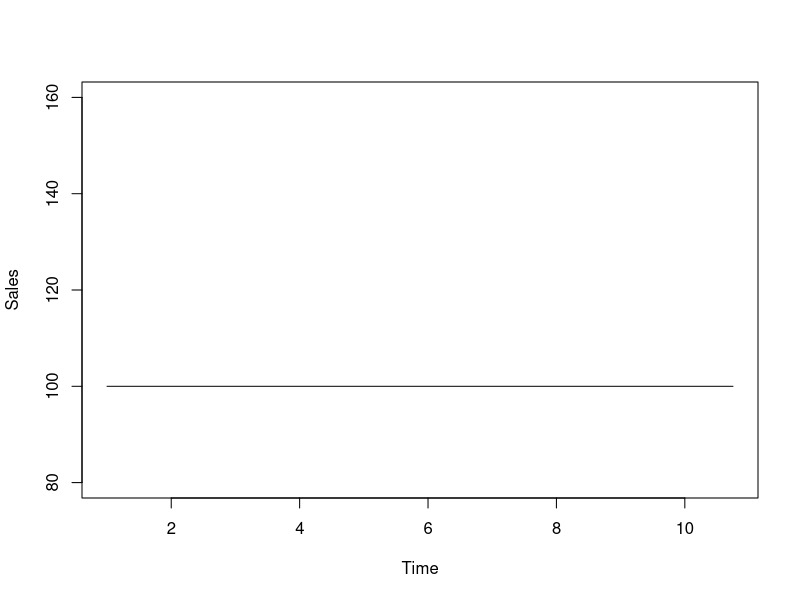
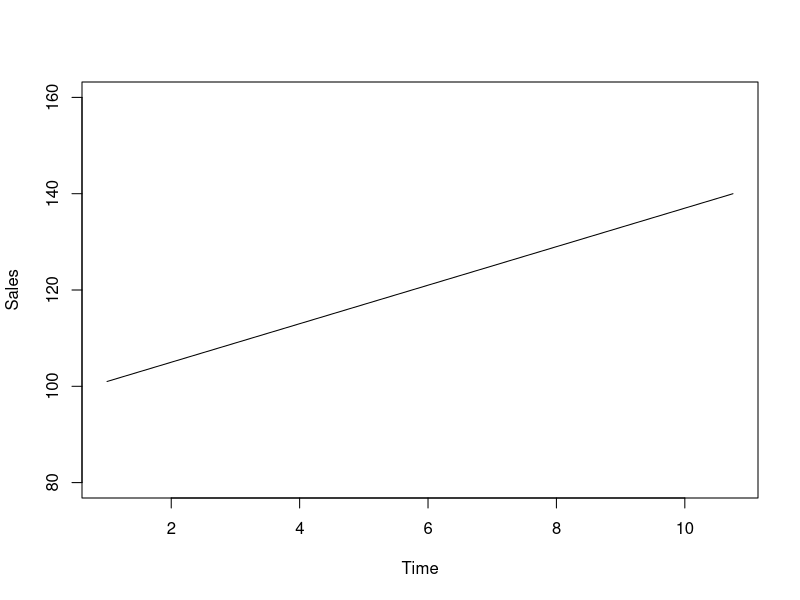
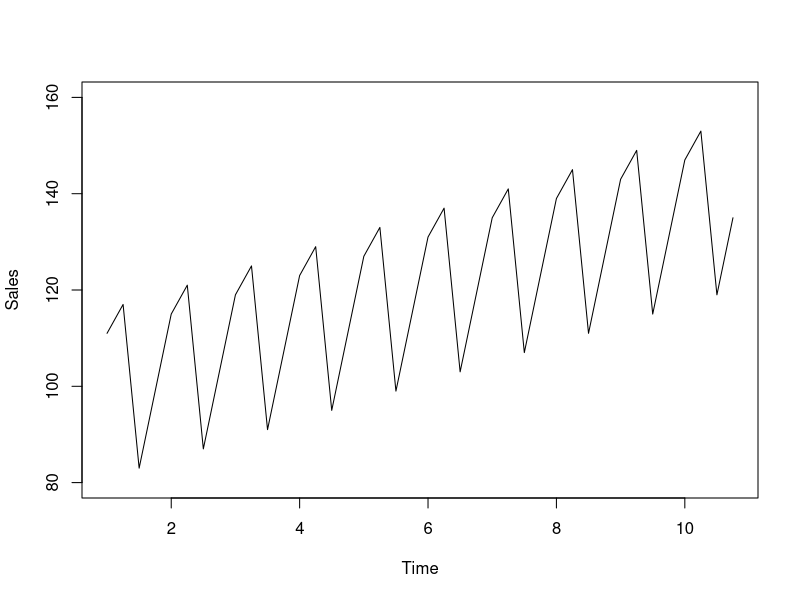
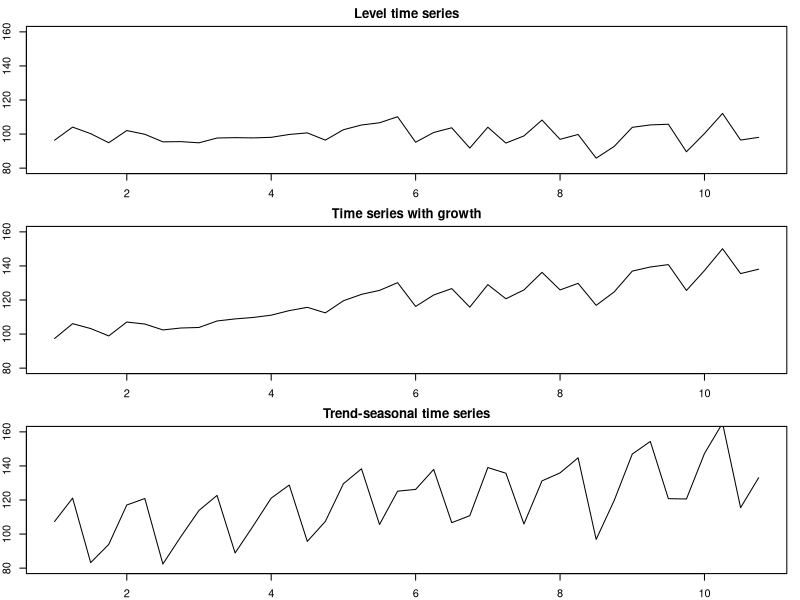
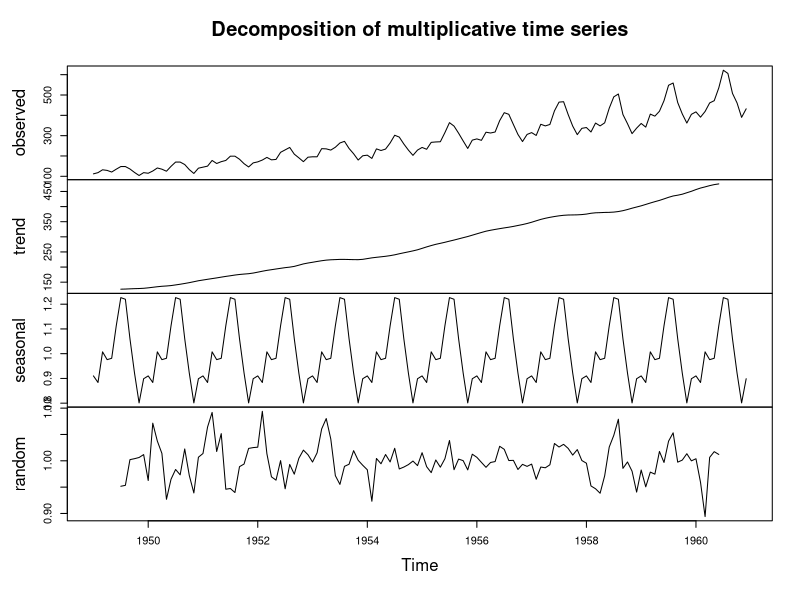
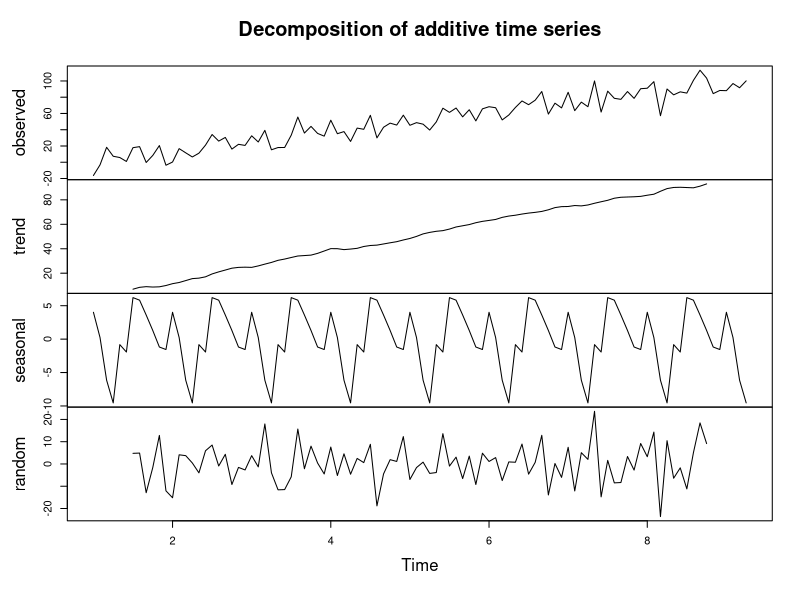

These figures' R source, in order: (Note: this script raises an error after producing the figures.)
## ---- chunk 1
level <- rep(100,40)
plot(ts(level, frequency=4),
     type="l", xlab="Time", ylab="Sales", ylim=c(80,160))
## ---- chunk 2
growth <- c(1:40)
plot(ts(level+growth, frequency=4),
     type="l", xlab="Time", ylab="Sales", ylim=c(80,160))
## ---- chunk 3
seasonal <- rep(c(10,15,-20,-5),10)
plot(ts(level+growth+seasonal, frequency=4),
     type="l", xlab="Time", ylab="Sales", ylim=c(80,160))
## ---- chunk 4
par(mfcol=c(3,1),mar=c(2,2,2,1))
error <- rnorm(40,0,5)
plot(ts(level+error, frequency=4),
     type="l", xlab="Time", ylab="Sales", ylim=c(80,160), main="Level time series")
plot(ts(level+growth+error, frequency=4),
     type="l", xlab="Time", ylab="Sales", ylim=c(80,160), main="Time series with growth")
plot(ts(level+growth+seasonal+error, frequency=4),
     type="l", xlab="Time", ylab="Sales", ylim=c(80,160), main="Trend-seasonal time series")
## ---- chunk 5
decompose(AirPassengers,
          type="multiplicative") |>
    plot()
## ---- chunk 6
ts(c(1:100)+rnorm(100,0,10),frequency=12) |>
    decompose(type="additive") |>
    plot()
## ---- chunk 7
msdecompose(forecast::taylor, lags=c(48,336),
            type="multiplicative") |>
    plot(which=12)
## ---- chunk 8
sim.sma(1, 120) |>
    sma(order=1,
        h=10, holdout=TRUE) |>
    plot(which=7, main="")
## ---- chunk 9
rnorm(120, 100, 10) |>
    es("ANN", persistence=0,
       h=10, holdout=TRUE) |>
    plot(which=7, main="")
## ---- chunk 10
y <- sim.sma(10,120)
par(mfcol=c(2,2), mar=c(2,2,2,1))
# SMA(1)
sma(y$data, order=1,
    h=10, holdout=TRUE) |>
    plot(which=7)
# SMA(10)
sma(y$data, order=10,
    h=10, holdout=TRUE) |>
    plot(which=7)
# SMA(20)
sma(y$data, order=20,
    h=10, holdout=TRUE) |>
    plot(which=7)
# SMA(110)
sma(y$data, order=110,
    h=10, holdout=TRUE) |>
    plot(which=7)
## ---- chunk 11
sim.ssarima(orders=list(i=1), lags=1, obs=120,
            constant=10) |>
    msarima(orders=list(i=1), constant=TRUE,
            h=10, holdout=TRUE) |>
    plot(which=7, main="")
## ---- chunk 12
xreg <- data.frame(y=rnorm(120, 10+5*c(1:120), 10))
alm(y~trend, xreg, subset=c(1:100)) |>
    forecast(tail(xreg, 20), h=20) |>
    plot(main="")
## ---- chunk 13
y <- sim.ssarima(orders=list(i=1), lags=4,
                 obs=120, sd=50)
msarima(y$data, orders=list(i=1), lags=4,
        h=10, holdout=TRUE) |>
    plot(which=7, main="")
## ---- chunk 14
par(mfcol=c(3,1), mar=c(2,2,3,1))
es(y, model="ANN", h=10, persistence=0.1) |>
    plot(which=7, main="SES with alpha=0.1")
es(y, model="ANN", h=10, persistence=0.3) |>
    plot(which=7, main="SES with alpha=0.3")
es(y, model="ANN", h=10, persistence=0.5) |>
    plot(which=7, main="SES with alpha=0.5")
## ---- chunk 15
ourModel <- es(y, model="ANN", h=10, loss="MSE")
plot(ourModel, 7, main=paste0("SES with alpha=",
                              round(ourModel$persistence,3)))
